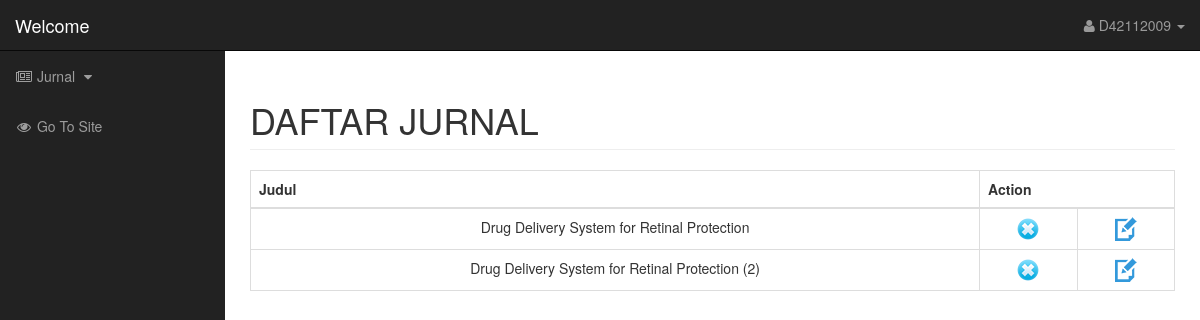
The app's page /dashboard.php (signed in) with its own data.
### tables this page shows
CREATE TABLE IF NOT EXISTS `jurnal` (
  `id_jurnal` int(100) NOT NULL AUTO_INCREMENT,
  `id_dosen` varchar(255) NOT NULL,
  `Judul` varchar(255) NOT NULL,
  `feature` longtext NOT NULL,
  `target` longtext NOT NULL,
  `gambar` varchar(255) NOT NULL,
  `reInf` mediumtext NOT NULL,
  `Keywords` varchar(255) NOT NULL,
  `Kategori` int(100) NOT NULL,
  `time` varchar(255) NOT NULL,
  PRIMARY KEY (`id_jurnal`)
);

### dashboard.php (the view, shortened to what this page needs)
<!DOCTYPE html>
<html lang="en">
<head>
	<link href="css/bootstrap.min.css" rel="stylesheet">
	<link href="css/sb-admin.css" rel="stylesheet">
	<link href="font-awesome/css/font-awesome.min.css" rel="stylesheet" type="text/css">
</head>
<body>
    <div id="wrapper">
		<nav class="navbar navbar-inverse navbar-fixed-top" role="navigation">
		<div class="navbar-header">
                <a class="navbar-brand" href="index.php">Welcome</a>
            </div>
            <ul class="nav navbar-right top-nav">
                <li class="dropdown">
					<a href="#" class="dropdown-toggle" data-toggle="dropdown"><i class="fa fa-user"></i> <?php echo $_SESSION['user_id'];?> <b class="caret"></b></a>
                </li>
            </ul>
			<?php include('dashboard_left.php') ?>
        </nav>
        <div id="page-wrapper">
            <div class="container-fluid" style="height:1000px">
				<h1 class="page-header">
					DAFTAR JURNAL
				</h1>
				<div class="table-responsive">
					<table class="table table-hover table-bordered" style="text-align:center;">
							<thead>
								<tr>
									<th>Judul</th>
									<th colspan=2> Action </th>
								</tr>
							</thead>
						<tbody>
						<?php
							include('connect_db.php');
							$sql = 'SELECT * FROM Jurnal';
							$result = $conn->query($sql);
							if ( $result->num_rows > 0) {
							while($row = $result->fetch_assoc()) {
								echo "<tr>";
								echo "<td>".$row["Judul"]."</td>";
								?>
								<td> <a href="jurnal_delete.php?kode=<?php echo $row['id_jurnal'];?>"> <img src='images/icon/delete.png'/> </a> </td>
								<td> <a href="jurnal_edit.php?kode=<?php echo $row['id_jurnal'];?>"> <img src='images/icon/edit.png'/> </a> </td>
								<?php
								echo "</tr>";
							}
						}
						?>
						</tbody>
					</table>
				</div>
			</div>
		</div>
    </div>
</body>
</html>

### css/sb-admin.css (style rules this page uses)
body { margin-top: 100px; background-color: #222; }
@media (min-width:768px) { body { margin-top: 50px; } }
#wrapper { padding-left: 0; }
#page-wrapper { width: 100%; padding: 0; background-color: #fff; }
@media (min-width:768px) { #wrapper { padding-left: 225px; } }
@media (min-width:768px) { #page-wrapper { padding: 10px; } }
.top-nav { padding: 0 15px; }
.top-nav>li { display: inline-block; float: left; }
.top-nav>li>a { padding-top: 15px; padding-bottom: 15px; line-height: 20px; color: #999; }

### records on screen
jurnal: Judul "Drug Delivery System for Retinal Protection"
jurnal: Judul "Drug Delivery System for Retinal Protection (2)"

### other values on screen
$_SESSION['user_id'] "D42112009"
